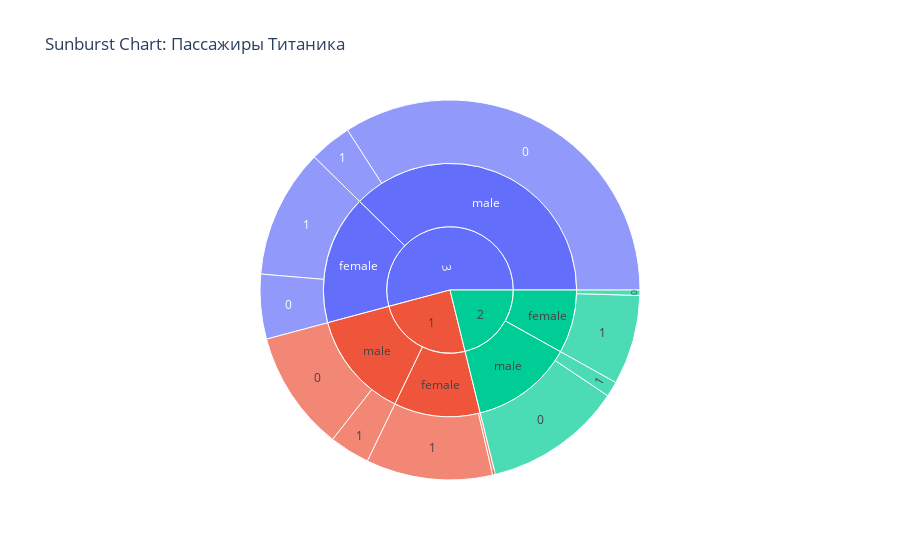

Source (notebook cell):
### Markdown cell above
##### Sunburst Chart

### Code cell
fig = px.sunburst(titanic_df,
                  path=['Pclass', 'Sex', 'Survived'],  # Levels: Class -> Sex -> Survived
                  title='Sunburst Chart: Пассажиры Титаника')

fig.show()

### Figure 1 — Plotly figure (JSON) as saved in the notebook; plotly's stock layout.template omitted (floating-point values rounded to 4 significant figures)
{"data": [{"branchvalues": "total", "domain": {"x": [0, 1], "y": [0, 1]}, "hovertemplate": "labels=%{label}<br>count=%{value}<br>parent=%{parent}<br>id=%{id}<extra></extra>", "ids": ["3/male/0", "1/female/1", "3/female/1", "1/male/0", "2/female/1", "3/female/0", "2/male/1", "2/male/0", "1/male/1", "3/male/1", "2/female/0", "1/female/0", "3/male", "1/female", "3/female", "1/male", "2/female", "2/male", "3", "1", "2"], "labels": ["0", "1", "1", "0", "1", "0", "1", "0", "1", "1", "0", "0", "male", "female", "female", "male", "female", "male", "3", "1", "2"], "name": "", "parents": ["3/male", "1/female", "3/female", "1/male", "2/female", "3/female", "2/male", "2/male", "1/male", "3/male", "2/female", "1/female", "3", "1", "3", "1", "2", "2", "", "", ""], "type": "sunburst", "values": [446, 141, 144, 134, 100, 72, 17, 154, 45, 47, 6, 3, 493, 144, 216, 179, 106, 171, 709, 323, 277]}], "layout": {"legend": {"tracegroupgap": 0}, "title": {"text": "Sunburst Chart: Пассажиры Титаника"}}}
